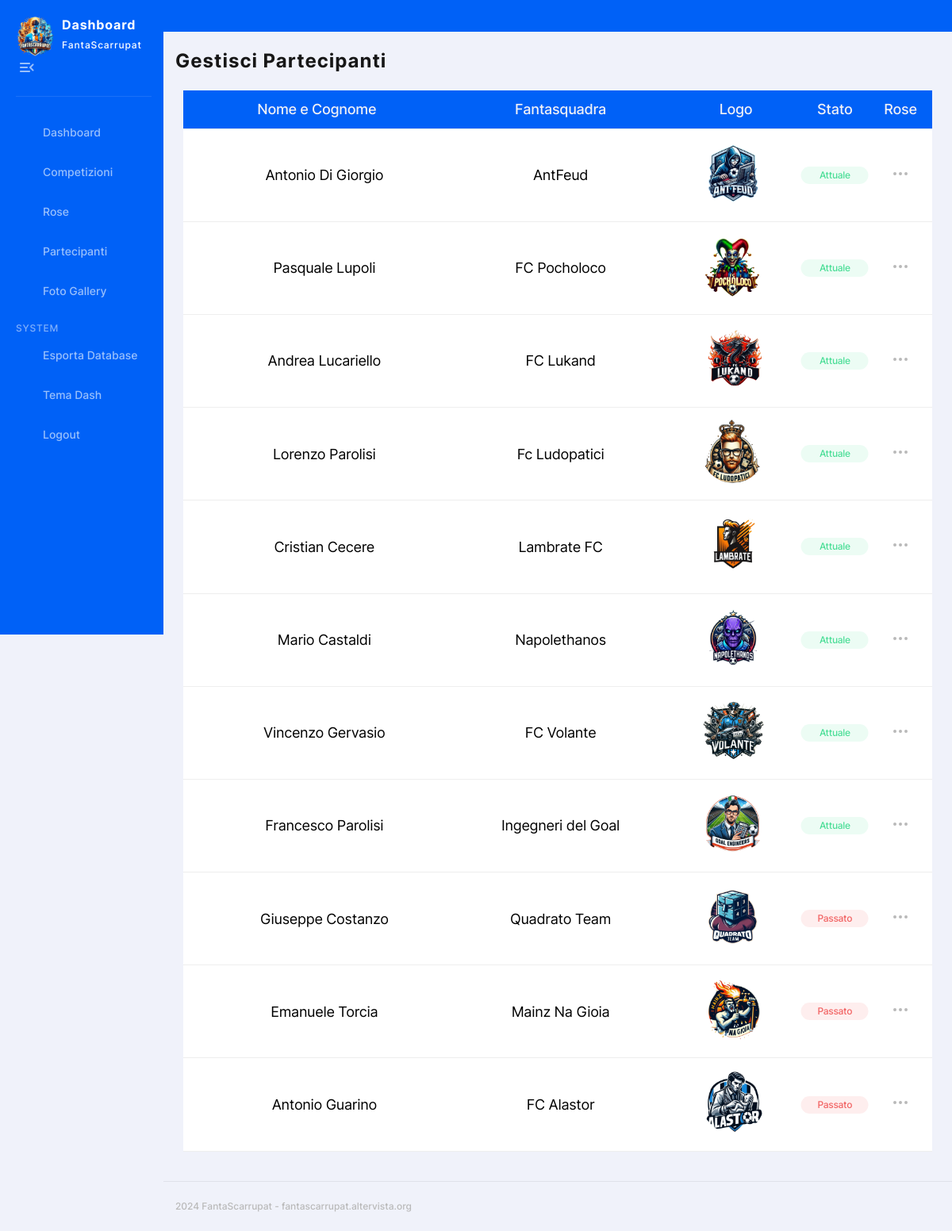
The page /gestisciPartecipanti.php (signed in) on the database its author committed.
### tables this page shows
CREATE TABLE IF NOT EXISTS `fantasquadra` (
                                            `nome_fantasquadra` varchar(100) NOT NULL,
  `scudetto` varchar(100) DEFAULT NULL,
  `fantallenatore` varchar(100) NOT NULL,
  `immagine_fantallenatore` varchar(100) NOT NULL,
  `flag_attuale` varchar(1) NOT NULL,
  PRIMARY KEY (`nome_fantasquadra`)
  );

### gestisciPartecipanti.php (the view, shortened to what this page needs)
<!DOCTYPE html>
<html lang="en">
<head>
  <link rel="stylesheet" href="./css/style.min.css">
</head>
<body>
<?php
include 'navbarAdmin.php';
include 'php/connectionDB.php';
?>
<main class="main users chart-page" id="skip-target">
  <div class="container">
    <h2 class="main-title">Gestisci Partecipanti</h2>
    <div class="col-lg-12">
      <div class="users-table table-wrapper">
        <table class="posts-table">
          <thead>
          <tr class="users-table-info">
            <th>Nome e Cognome</th>
            <th>Fantasquadra</th>
            <th>Logo</th>
            <th>Stato</th>
            <th>Rose</th>
          </tr>
          </thead>
          <tbody id="table-body">
          <?php
          $query = "SELECT * FROM fantasquadra ORDER BY flag_attuale DESC";
          $result = $conn->query($query);
          if ($result->num_rows > 0) {
            while($row = $result->fetch_assoc()) {
              $nome_fantasquadra = $row["nome_fantasquadra"];
              ?>
              <tr>
                <td><?php echo $row["fantallenatore"]?></td>
                <td><?php echo $nome_fantasquadra?></td>
                <td><img style="width: 80px; height: 80px;" src="img/scudetti/<?php echo $row["scudetto"]?>" alt="logo"></td>
                <td>
                  <?php
                  if ($row["flag_attuale"]) {
                    ?>
                    <div class="table-cell">
                      <span class="badge-success">Attuale</span>
                    </div>
                    <?php
                  } else {
                    ?>
                    <div class="table-cell">
                      <span class="badge-trashed">Passato</span>
                    </div>
                    <?php
                  }
                  ?>
                </td>
                <td>
                  <span class="p-relative">
                        <button class="dropdown-btn transparent-btn" type="button" title="More info">
                          <i data-feather="more-horizontal" aria-hidden="true"></i>
                        </button>
                      </span>
                </td>
              </tr>
              <?php
                }
              }
              ?>
          </tbody>
        </table>
      </div>
    </div>
  </div>
</main>
<footer class="footer">
  <div class="container footer--flex">
    <div class="footer-start">
      <p>
        2024 FantaScarrupat -
        <a href="http://fantascarrupat.altervista.org/" target="_blank" rel="noopener noreferrer">
          fantascarrupat.altervista.org
        </a>
      </p>
    </div>
  </div>
</footer>
</body>
</html>

### rows shown on the page
fantasquadra: fantallenatore "Antonio Di Giorgio", nome_fantasquadra "AntFeud", scudetto (picture), flag_attuale "Attuale"
fantasquadra: fantallenatore "Pasquale Lupoli", nome_fantasquadra "FC Pocholoco", scudetto (picture), flag_attuale "Attuale"
fantasquadra: fantallenatore "Andrea Lucariello", nome_fantasquadra "FC Lukand", scudetto (picture), flag_attuale "Attuale"
fantasquadra: fantallenatore "Lorenzo Parolisi", nome_fantasquadra "Fc Ludopatici", scudetto (picture), flag_attuale "Attuale"
fantasquadra: fantallenatore "Cristian Cecere", nome_fantasquadra "Lambrate FC", scudetto (picture), flag_attuale "Attuale"
fantasquadra: fantallenatore "Mario Castaldi", nome_fantasquadra "Napolethanos", scudetto (picture), flag_attuale "Attuale"
fantasquadra: fantallenatore "Vincenzo Gervasio", nome_fantasquadra "FC Volante", scudetto (picture), flag_attuale "Attuale"
fantasquadra: fantallenatore "Francesco Parolisi", nome_fantasquadra "Ingegneri del Goal", scudetto (picture), flag_attuale "Attuale"
fantasquadra: fantallenatore "Giuseppe Costanzo", nome_fantasquadra "Quadrato Team", scudetto (picture), flag_attuale "Passato"
fantasquadra: fantallenatore "Emanuele Torcia", nome_fantasquadra "Mainz Na Gioia", scudetto (picture), flag_attuale "Passato"
fantasquadra: fantallenatore "Antonio Guarino", nome_fantasquadra "FC Alastor", scudetto (picture), flag_attuale "Passato"
